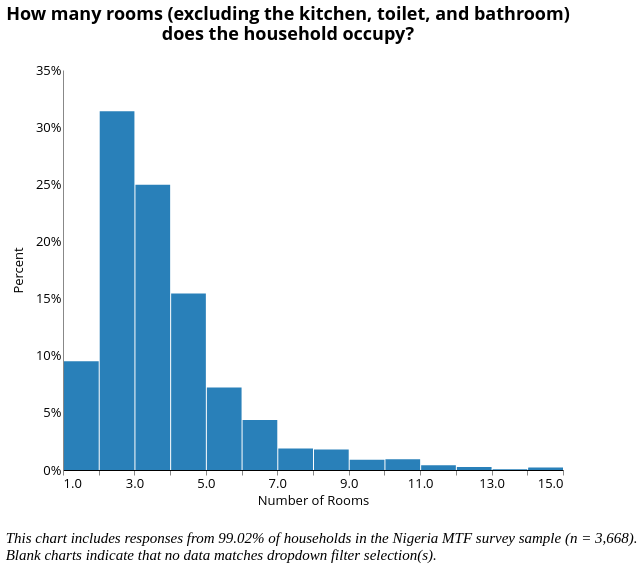

Express this chart as Vega-Lite.
### Vega-Lite specification from a JSON file in a GitHub repository (floating-point values rounded to 4 significant figures; data arrays with more than 128 entries replaced by an {"elided": "..."} marker saying what was removed)
{"width": 800, "height": 400, "config": {"title": {"fontSize": 18, "font": "Open Sans", "anchor": "center", "fontColor": "#000000"}, "axisX": {"domain": true, "domainColor": "#000000", "grid": false, "labelFont": "Open Sans", "labelFontSize": 13, "titleFont": "Open Sans", "titleFontSize": 13, "titleFontWeight": "normal", "title": "X Axis Title (units)", "labelAngle": 0}, "axisY": {"domain": true, "grid": false, "gridColor": "#DEDDDD", "gridWidth": 1, "labelFont": "Open Sans", "labelFontSize": 13, "labelAngle": 0, "ticks": false, "titleFont": "Open Sans", "titleFontSize": 13, "titleFontWeight": "normal", "titlePadding": 10, "title": "Y Axis Title (units)"}, "range": {"category": ["#2980B9", "#003366", "#FFAE19", "#FF4500", "#438B28", "#45B39D", "#99ADC1", "#212F3C"]}, "legend": {"labelFont": "Open Sans", "labelFontSize": 13, "symbolType": "square", "symbolSize": 100, "titleFont": "Open Sans", "titleFontSize": 13, "titleFontWeight": "normal", "title": "Legend", "orient": "right", "offset": 0, "labelLimit": 0}, "tooltip": {"font": "Open Sans"}, "view": {"stroke": "transparent", "text": {"font": "Open Sans", "color": ["#2980B9", "#003366", "#FFAE19", "#FF4500", "#438B28", "#45B39D", "#99ADC1", "#212F3C"], "fontSize": 13, "align": "right", "fontWeight": 400, "size": 13}, "bar": {"size": 40, "binSpacing": 1, "continuousBandSize": 30, "discreteBandSize": 30, "fill": ["#2980B9", "#003366", "#FFAE19", "#FF4500", "#438B28", "#45B39D", "#99ADC1", "#212F3C"], "stroke": false}}}, "concat": [{"mark": {"type": "bar", "color": "#2980B9"}, "encoding": {"tooltip": [{"field": "b9", "title": "Response (Binned)", "type": "nominal"}, {"aggregate": "sum", "field": "pct", "format": ".2%", "title": "Percentage", "type": "quantitative"}], "x": {"axis": {"title": "Number of Rooms"}, "bin": {"extent": [1, 15], "step": 1}, "field": "b9", "scale": {"clamp": true, "domain": [1, 15]}, "type": "quantitative"}, "y": {"aggregate": "sum", "axis": {"format": "%"}, "field": "pct", "title": "Percent", "type": "quantitative"}}, "height": 400, "selection": {"selector021": {"type": "single", "fields": ["locality"], "bind": {"input": "select", "options": [null, 0, 1], "labels": ["National", "Urban", "Rural"], "name": "Locality Breakdown  "}}, "selector022": {"type": "single", "fields": ["elc_aggr_tier"], "bind": {"input": "select", "options": [null, "Tier 0", "Tier 1", "Tier 2", "Tier 3", "Tier 4", "Tier 5"], "labels": ["All Tiers", "Tier 0", "Tier 1", "Tier 2", "Tier 3", "Tier 4", "Tier 5"], "name": "Electricity Tiers  "}}}, "title": {"text": ["How many rooms (excluding the kitchen, toilet, and bathroom)", "does the household occupy?"], "color": "black", "subtitleColor": "black", "offset": 20}, "transform": [{"joinaggregate": [{"op": "count", "field": "*", "as": "total"}]}, {"calculate": "1 / datum.total", "as": "pct"}, {"bin": {"maxbins": 20}, "field": "m", "as": "mbin"}, {"filter": {"selection": "selector021"}}, {"filter": {"selection": "selector022"}}], "width": 500}], "data": {"name": "data-b9ce76fb4f13f3390e81e23023655efe"}, "title": {"text": ["", "", "This chart includes responses from 99.02% of households in the Nigeria MTF survey sample (n = 3,668).", "Blank charts indicate that no data matches dropdown filter selection(s)."], "anchor": "start", "baseline": "bottom", "font": "Times New Roman", "fontSize": 15, "fontStyle": "italic", "fontWeight": "normal", "orient": "bottom"}, "$schema": "https://vega.github.io/schema/vega-lite/v4.17.0.json", "datasets": {"data-b9ce76fb4f13f3390e81e23023655efe": {"elided": "4139 records"}}}
